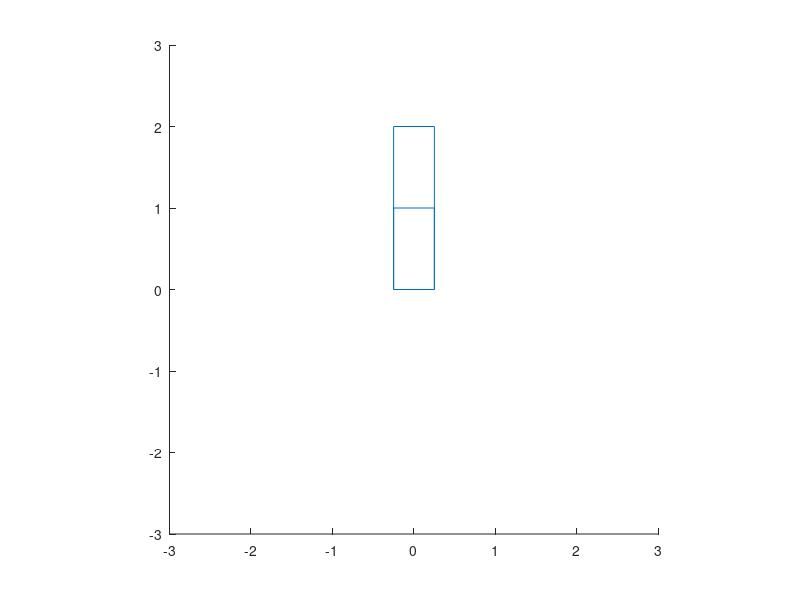

The MATLAB script that drew this image: (Note: this script raises an error after producing the figure.)
clf;
function print_ret(q)
  axis([-3 3 -3 3],'square');
  line([q.p1(1),q.p2(1)],[q.p1(2),q.p2(2)])
  line([q.p1(1),q.p3(1)],[q.p1(2),q.p3(2)])
  line([q.p4(1),q.p3(1)],[q.p4(2),q.p3(2)])
  line([q.p4(1),q.p2(1)],[q.p4(2),q.p2(2)])
endfunction
function novo_quadrado = apply_transform(q,rot)
  novo_quadrado.p1=rot*q.p1;
  novo_quadrado.p2=rot*q.p2;
  novo_quadrado.p3=rot*q.p3;
  novo_quadrado.p4=rot*q.p4;
endfunction
function print_digit(d)
  teta = -pi/6*d;
  rot = [cos(teta) -sin(teta);sin(teta) cos(teta)];
  posi = [0;1.8];
  posi = rot*posi;
  text (posi(1), posi(2), int2str(d))
endfunction  
function plot_clock
  r = 2;
  x = -r:0.01:r;
  y = (r^2 - x .^ 2) .^ 0.5;
  plot(x,y, "linewidth", 4, x,-y, "linewidth", 4);
  for i = 1:12
    print_digit(i)
  endfor
endfunction

q.p1=[-0.25;0];
q.p2=[0.25;0];
q.p3=[-0.25;1];
q.p4=[0.25;1];

q2.p1=[-0.25;0];
q2.p2=[0.25;0];
q2.p3=[-0.25;2];
q2.p4=[0.25;2];

print_ret(q);
print_ret(q2);

teta = -pi/360;
rot = [cos(teta) -sin(teta);sin(teta) cos(teta)];

teta = -pi/30;
rot2 = [cos(teta) -sin(teta);sin(teta) cos(teta)];

while(true)
  q = apply_transform(q,rot);
  q2 = apply_transform(q2,rot2);
  sleep(0.1)
  clf;
  plot_clock
  print_ret(q);
  print_ret(q2);
endwhile